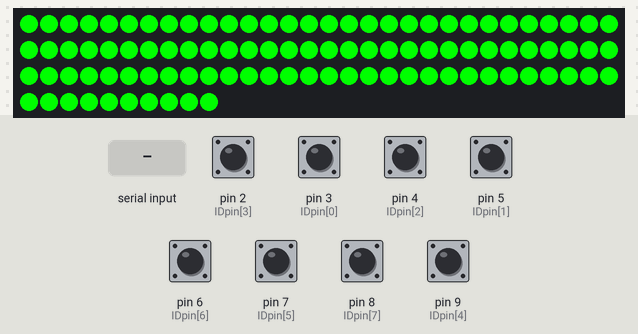
Bench run of a sketch on a simulated Arduino Uno, built with avr-gcc and run on an emulated ATmega328P. Parts: 100 RGB LEDs in strip order, left to right, continuing on the next row. Inputs (shaded band) come from the test bench; at power-on: pin 2 (IDpin[3]), pin 3 (IDpin[0]), pin 4 (IDpin[2]), pin 5 (IDpin[1]), pin 6 (IDpin[6]), pin 7 (IDpin[5]), pin 8 (IDpin[7]), pin 9 (IDpin[4]) HIGH. Storage starts empty.

Above: at 1.2 s.
1.3 s: "s90\n" received over Serial
At 2.9 s:
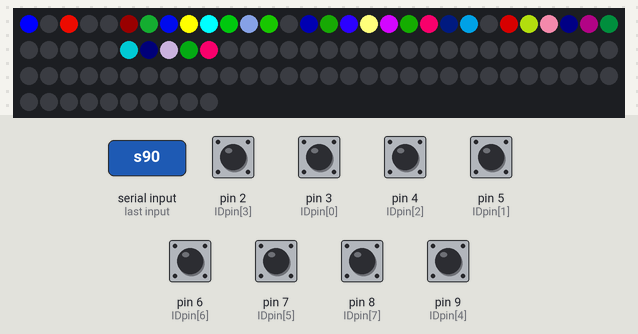
3.8 s: "r90\n" received over Serial
Timing chart, 0 to 6.8 s (numbered marks = the images above; inputs shaded):
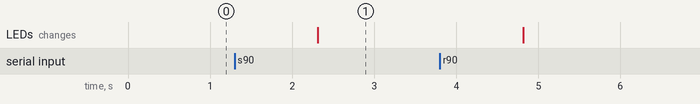

The sketch:

pixel_byte.ino
```cpp
#include <SPI.h>
#include <SD.h>
#include <FastLED.h>

#define LED_NUM_WIDE 10
#define LED_NUM_HIGH 10

#define LED_PIN A0
#define SD_PIN 10

CRGB leds[LED_NUM_WIDE * LED_NUM_HIGH];
const int IDpin[8] = { 3, 5, 4, 2, 9, 7, 6, 8 };

File runFilePtr;
unsigned char Height = 30;
unsigned char Width = 50;
unsigned int Frame = 0;
uint8_t runFileNum = 0;

unsigned long nextChangeFrame = 0;
unsigned int frame = 0;
bool isStart = false;

unsigned char Row = 0;
unsigned char Col = 0;

void setup() {
  Serial.begin(9600);

  for (int i = 0; i < 8; i++) {
    pinMode(IDpin[i], INPUT_PULLUP);
  }

  FastLED.addLeds<WS2811, LED_PIN, RGB>(leds, LED_NUM_WIDE * LED_NUM_HIGH);

  if (!SD.begin(SD_PIN)) {
    Serial.println("initialization failed!");
    while (1);
  }

  for (int i = 0; i < 100; i++) {
    leds[i].r = 0;
    leds[i].g = 255;
    leds[i].b = 0;
  }

  FastLED.show();
}

void loop() {
  if (Serial.available()) {
    String in = Serial.readString();
    char mode = in[0];
    switch(mode) {
      case 'r':
        runFileNum = in.substring(1, in.length()).toInt();
        if (runFilePtr) {
          runFilePtr.close();
        }
        getFileInfo();
        break;
      case 's':
        nextChangeFrame = millis();
        isStart = true;
        frame = 65535;
        break;
      case 'e':
        isStart = false;
        break;
      case 'b':

        break;
      case 'i':
        Serial.print("ID : ");
        Serial.println((int)getID());
        Serial.print("File Num : ");
        Serial.println(runFileNum);
        Serial.print("Height : ");
        Serial.println(Height);
        Serial.print("Width : ");
        Serial.println(Width);
        Serial.print("Frame : ");
        Serial.println(Frame);
        break;
    }
  }
  if (isStart && millis() >= nextChangeFrame) {
    if (frame >= Frame) {
      frame = 0;
      uint8_t id = getID();
      Row = id / 10;
      Col = id % 10;
      runFilePtr.seek((3 * Col * 10) + (Width * 3 * Row * 10));
    }

    unsigned char selectBoxColor[100][3];

    /// Get Color Data

    for (int i = 0; i < 10; i++) {
      runFilePtr.read(selectBoxColor[i * 10], 30);
      // Seek to next row
      runFilePtr.seek(runFilePtr.position() + (Width - 10) * 3);
    }

    /// Map pixel address

    for (int i = 0; i < 100; i++) {
        int to_i = 9 - i / 10;
        int to_j = to_i % 2 ? 9 - i % 10 : i % 10;
        leds[i].r = selectBoxColor[to_i * 10 + to_j][0];
        leds[i].g = selectBoxColor[to_i * 10 + to_j][1];
        leds[i].b = selectBoxColor[to_i * 10 + to_j][2];
    }

    // Seek to next frame
    runFilePtr.seek(runFilePtr.position() + (Width * (Height - 10)) * 3);

    FastLED.show();

    frame++;

    nextChangeFrame += 100;
  }
}

void getFileInfo() {
  String file = String(runFileNum);
  file += ".txt";
  runFilePtr = SD.open(file.c_str());
  if (runFilePtr) {
    /// Read file info
    unsigned long sz = runFilePtr.size();
    runFilePtr.seek((sz / 300 * 300) + 1);

    Height = runFilePtr.read();

    Frame = 0;
    unsigned char temp;
    int a = 0;
    while (runFilePtr.available()) {
      runFilePtr.readBytes(&temp, 1);
      Frame *= 256;
      Frame += temp;
    }

    Width = sz / 3 / Height / Frame;
  }
}

uint8_t getID() {
  int out[2] = {0, 0};
  for (int i = 0; i < 8; i++) {
    out[i/4] *= 2;
    out[i/4] += !digitalRead(IDpin[i]);
  }
  return out[0] * 10 + out[1];
}
```

Measured:
- after the input at 1.3 s, the LEDs: change after 1.0 s (image 1)
